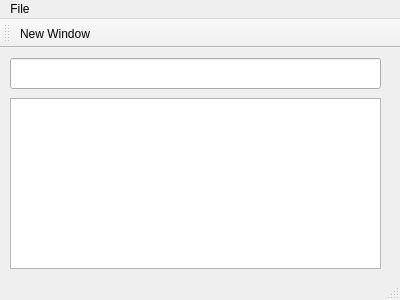
<?xml version="1.0" encoding="UTF-8"?>
<ui version="4.0">
 <class>MainWindow</class>
 <widget class="QMainWindow" name="MainWindow">
  <property name="geometry">
   <rect>
    <x>0</x>
    <y>0</y>
    <width>400</width>
    <height>300</height>
   </rect>
  </property>
  <property name="windowTitle">
   <string>MainWindow</string>
  </property>
  <widget class="QWidget" name="centralWidget">
   <widget class="QLineEdit" name="lineEdit">
    <property name="geometry">
     <rect>
      <x>10</x>
      <y>10</y>
      <width>371</width>
      <height>31</height>
     </rect>
    </property>
    <property name="alignment">
     <set>Qt::AlignRight|Qt::AlignTrailing|Qt::AlignVCenter</set>
    </property>
   </widget>
   <widget class="QTextEdit" name="textEdit">
    <property name="geometry">
     <rect>
      <x>10</x>
      <y>50</y>
      <width>371</width>
      <height>171</height>
     </rect>
    </property>
   </widget>
  </widget>
  <widget class="QMenuBar" name="menuBar">
   <property name="geometry">
    <rect>
     <x>0</x>
     <y>0</y>
     <width>400</width>
     <height>23</height>
    </rect>
   </property>
   <widget class="QMenu" name="menuFile">
    <property name="title">
     <string>File</string>
    </property>
    <addaction name="actionNew_Window"/>
   </widget>
   <addaction name="menuFile"/>
  </widget>
  <widget class="QToolBar" name="mainToolBar">
   <attribute name="toolBarArea">
    <enum>TopToolBarArea</enum>
   </attribute>
   <attribute name="toolBarBreak">
    <bool>false</bool>
   </attribute>
   <addaction name="actionNew_Window"/>
  </widget>
  <widget class="QStatusBar" name="statusBar"/>
  <action name="actionNew_Window">
   <property name="text">
    <string>New Window</string>
   </property>
  </action>
 </widget>
 <layoutdefault spacing="6" margin="11"/>
 <resources/>
 <connections/>
</ui>
